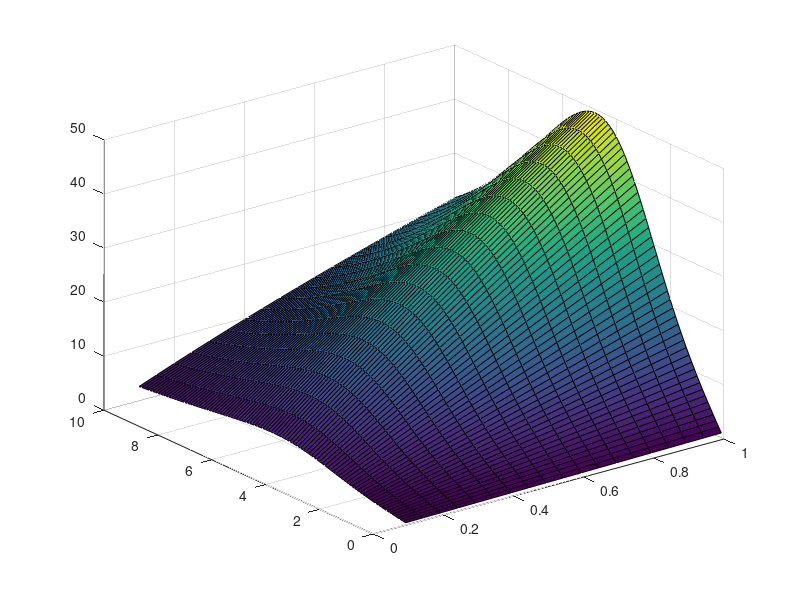

The MATLAB script that drew this image:
%%%% Titan Aerial Daughtercraft (TAD) %%%%%%%%%%%%%%%%
%%%% Momentum theory based parametric analysis %%%%%%%
%%%% Lander mission design %%%%%%%%%%%%%%%%%%%%%%%%%%%
%%%% 06/18/2018 %%%%%%%%%%%%%%%%%%%%%%%%%%%%%%%%%%%%%%
%%%% Daiju uehara, Larry Matthies, Phil Tokumaru %%%%% 

clc 
% Define planet paremeters on Titan
a = 190;% speed of sound [m/s]
rho = 5.34;% air density [kg/m^3]
g = 1.352;% gravity [m/s^2]
nu = 1.2e-6;% kinematic viscosity [m^2/s]

%%
% Define vehicle parameters
m = 6;% vehicle mass [kg]
N = m*g;% vehicle weight [N]
Nr = 4;% number of rotor, assuming a quadcopter config

% Hover performance assumption
FM = 0.75;% rotor figure of merit is given parameter in this analysis 
Mtip = 0.2;% Tip mach number
DL = 50/g;% disk loading [kg/m^2] typical for toy-scale helicopter?

% Parameters of each rotor 
Vtip = Mtip*a;% Tip speed [m/s]
A = m/Nr/DL;% disk area
R = sqrt(A/pi);% rotor radius [m]
omega = Vtip/R;% angular velocity [rad/s]
RPM = 2*pi/omega*60;% angular velocity [RPM]

% Ideal hover power 
Th = N/4;%thrust of each rotor for hover
vh = sqrt(DL*g/2/rho);% ideal induced velocity in hover
Ph = Th*vh;% ideal induced power in hover

% Payload fuselage design
it = 0.06;% insulation thickness [m]
pl = 0.17;% payload length [m]
pw = 0.12;% payload width [m]
ph = 0.07;% payload height [m]
Ap = 0.012;% payload frontal area [m^2] or pw x ph 
mp = 2;% payload mass [kg]
ma = 0.5;% avionics mass [kg]
da = 2500;% avionics density [kg/m^3]
va = ma/da;% avionics volume [m^3]
de = 2500;% energy storage density [kg/m^3]
Cdmulti = 1.5;% drag multiplier

% Efficiency coefficients
etam = 0.80;% motor efficiency 
etac = 0.95;% control efficiency 

etafw = FM*etam*etac;% total forward flight efficiency
kinduced = 1.15;% induced power factor 

% Blade parameters
dblade = 0.15;% blade mass density based on disk area [kg/m^2]
mblade = dblade*A*4;
Cdblade = 0.007;% blade drag coefficient

% Support tube mass
msupport = 0.0720*R*Nr;

% Motor constant 
m1 = 0.003;% motor constant [kg]
m2 = 0.322;% motor constant [kg/N-m]

% Battery specific energy
Ebconst = 100;% Wh/kg

%%
% Forward flight analysis
V = 0.1:0.1:10;% forward speed flight range
alpha = [0:1:20]*pi/180;% disk AoA range
% Optimize disk angle of attack till maximum mission radius is found
% AoAop = zeros(1,length(V));
mbattery = 0.1:0.05:1;
Pstorage = zeros(length(V),length(mbattery));
mstorage = zeros(length(V),length(mbattery));
rmstorage = zeros(length(V),length(mbattery));

for ii = 1:length(V)
    for jj = 1:length(mbattery)
        evolume = mbattery(1,jj)/de;% energy storage volume [m^3]
        wbvolume = evolume+va;% warm box volume [m^3]
        wblength = (wbvolume)^(1/3);% warm box side length [m]
        Awb = (wblength+it)^2;% warm box frontal area with insulation [m^2]
        Afuselage = Awb+Ap;% payload + warm box [m^2]
        lre = Afuselage/pw;% characteristic length for Re [m]
        Re = V(1,ii)*lre/nu;% Reynolds number
        if Re < 2e5
            Cdbody = 0.47;% drag coefficient of vehicle body
        else
            Cdbody = 0.18;
        end
        Dbody = 1/2*Cdmulti*Cdbody*V(1,ii)^2*rho*Afuselage;% parasite drag [N]
        Ppara = Dbody*V(1,ii);% Parasite power [W]
        Drotor = Dbody/4;% drag per rotor [N]
        AoA = atan(Drotor/Th);% disk angle of attack [rad]
        degree = rad2deg(AoA);% AoA [deg]
        Ttotal = sqrt(Drotor^2+Th^2);% Total thrust of each rotor [N]
        mu = V(1,ii)*cos(AoA)/(Vtip);
        Ct = Ttotal/(rho*A*Vtip^2);
        lambda = sqrt(Ct/2);
        lambda_old = 10*lambda;
        iter = 0;
        while abs(lambda_old-lambda) > 10^-3 && lambda ~= 0
            lambda_old = lambda;
            lambda = lambda - (lambda-mu*tan(AoA)-Ct/2/sqrt(mu^2+lambda^2))...
                     /(1+Ct/2*lambda/((mu^2+lambda^2)^(3/2)));
            iter = iter + 1;
        end
        vi = lambda*Vtip;% induced velocity in forward flight
        Pi = Ttotal*(V(1,ii)*sin(AoA)+vi);% induced power without induced loss
        Paero = kinduced*Pi*4+Ppara;% no profile power because of the momentum theory based analysis
        Paerorotor = Paero/4;% shaft power of each rotor 
        mskin = 1.600*8*Afuselage;% Fuselage mass
        rch = Pi/Ph;% ratio of forward flight induced power to hover 
        Q = Paero/omega;% Torque of each rotor [Nm]
        mmotor = m2+m1*Q;% motor mass [kg]
        
        % Find total mass required
        mtotal = mp+ma+mskin+mbattery(1,jj)+mmotor*Nr+msupport+mblade+0.05*m;% total mass [kg]
        
        % Check if it is make sense 
        diff = abs(m-mtotal);
        
        Eb = Ebconst*mbattery(1,jj);% battery energy [Wh]
        time = Eb/Paero*3600;% mission endurance [s]
        hours = time/3600;% mission endurance [h]
        range = time*V(1,ii)/1000;% mission range [km]
        rm = range/2;% mission radius [km]
        mstorage(ii,jj) = mtotal;
        Pstorage(ii,jj) = Paero;
        rmstorage(ii,jj) = rm;
        

    end    
end
[X,Y] = meshgrid(mbattery,V);
surf(X,Y,rmstorage)
